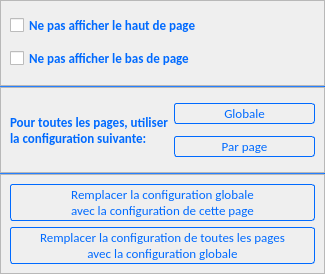
<?xml version="1.0" encoding="UTF-8"?>
<ui version="4.0">
 <class>MiscPageUI</class>
 <widget class="QWidget" name="MiscPageUI">
  <property name="geometry">
   <rect>
    <x>0</x>
    <y>0</y>
    <width>325</width>
    <height>274</height>
   </rect>
  </property>
  <property name="windowTitle">
   <string>Form</string>
  </property>
  <layout class="QGridLayout" name="gridLayout_4">
   <property name="leftMargin">
    <number>0</number>
   </property>
   <property name="topMargin">
    <number>0</number>
   </property>
   <property name="rightMargin">
    <number>0</number>
   </property>
   <property name="bottomMargin">
    <number>0</number>
   </property>
   <property name="spacing">
    <number>0</number>
   </property>
   <item row="0" column="0">
    <widget class="QFrame" name="frame">
     <property name="frameShape">
      <enum>QFrame::StyledPanel</enum>
     </property>
     <property name="frameShadow">
      <enum>QFrame::Raised</enum>
     </property>
     <layout class="QGridLayout" name="gridLayout">
      <item row="0" column="0">
       <widget class="QCheckBox" name="cbDoNotShowHeader">
        <property name="toolTip">
         <string>Empêche l'affichage du haut de page sur cette page</string>
        </property>
        <property name="styleSheet">
         <string notr="true">QWidget {
  
	color : rgb(0,106,255);
    font:  bold 10pt Calibri;

 }


</string>
        </property>
        <property name="text">
         <string>Ne pas afficher le haut de page</string>
        </property>
       </widget>
      </item>
      <item row="1" column="0">
       <widget class="QCheckBox" name="cbDoNotShowFooter">
        <property name="toolTip">
         <string>Empêche l'affichage du bas de page sur cette page</string>
        </property>
        <property name="styleSheet">
         <string notr="true">QWidget {
  
	color : rgb(0,106,255);
    font:  bold 10pt Calibri;

 }


</string>
        </property>
        <property name="text">
         <string>Ne pas afficher le bas de page</string>
        </property>
       </widget>
      </item>
     </layout>
    </widget>
   </item>
   <item row="1" column="0">
    <widget class="Line" name="line1">
     <property name="maximumSize">
      <size>
       <width>16777215</width>
       <height>1</height>
      </size>
     </property>
     <property name="styleSheet">
      <string notr="true">	background-color: rgb(0,106,255);</string>
     </property>
     <property name="orientation">
      <enum>Qt::Horizontal</enum>
     </property>
    </widget>
   </item>
   <item row="2" column="0">
    <widget class="QFrame" name="frameApply">
     <property name="frameShape">
      <enum>QFrame::StyledPanel</enum>
     </property>
     <property name="frameShadow">
      <enum>QFrame::Raised</enum>
     </property>
     <layout class="QGridLayout" name="gridLayout_2">
      <item row="0" column="1">
       <widget class="QPushButton" name="pbGlobal">
        <property name="toolTip">
         <string>Utiliser la configuration globale pour toutes les pages</string>
        </property>
        <property name="styleSheet">
         <string notr="true">

QPushButton {
    font:  10pt Calibri;  
    border: 1px solid gray;
    border-radius: 3px;
     background-color: qlineargradient(x1: 0, y1: 0, x2: 0, y2: 1,
                                       stop: 0 #f6f7fa, stop: 1 #dadbde);
    padding: 1px;
 }
 
QPushButton::enabled {
	color : rgb(0,106,255);
    border: 1px solid rgb(0,106,255);
 }

QPushButton:hover:!pressed{

     background-color: qlineargradient(x1: 0, y1: 0, x2: 0, y2: 1,
                                       stop: 0 #dadbde, stop: 1 #f6f7fa);
}

 QPushButton:pressed{
    background-color:  rgb(220,220,220);

}</string>
        </property>
        <property name="text">
         <string>Globale</string>
        </property>
       </widget>
      </item>
      <item row="1" column="1">
       <widget class="QPushButton" name="pbPerPage">
        <property name="toolTip">
         <string>Utiliser la configuration personnalisée pour toutes les pages</string>
        </property>
        <property name="styleSheet">
         <string notr="true">

QPushButton {
    font:  10pt Calibri;  
    border: 1px solid gray;
    border-radius: 3px;
     background-color: qlineargradient(x1: 0, y1: 0, x2: 0, y2: 1,
                                       stop: 0 #f6f7fa, stop: 1 #dadbde);
    padding: 1px;
 }
 
QPushButton::enabled {
	color : rgb(0,106,255);
    border: 1px solid rgb(0,106,255);
 }

QPushButton:hover:!pressed{

     background-color: qlineargradient(x1: 0, y1: 0, x2: 0, y2: 1,
                                       stop: 0 #dadbde, stop: 1 #f6f7fa);
}

 QPushButton:pressed{
    background-color:  rgb(220,220,220);

}</string>
        </property>
        <property name="text">
         <string>Par page</string>
        </property>
       </widget>
      </item>
      <item row="0" column="0" rowspan="2">
       <widget class="QLabel" name="laAllPagesConfig">
        <property name="styleSheet">
         <string notr="true">QWidget {
  
	color : rgb(0,106,255);
    font:  bold 10pt Calibri;

 }


</string>
        </property>
        <property name="text">
         <string>Pour toutes les pages, utiliser
la configuration suivante:</string>
        </property>
       </widget>
      </item>
     </layout>
    </widget>
   </item>
   <item row="3" column="0">
    <widget class="Line" name="line2">
     <property name="maximumSize">
      <size>
       <width>16777215</width>
       <height>1</height>
      </size>
     </property>
     <property name="styleSheet">
      <string notr="true">	background-color: rgb(0,106,255);</string>
     </property>
     <property name="orientation">
      <enum>Qt::Horizontal</enum>
     </property>
    </widget>
   </item>
   <item row="4" column="0">
    <widget class="QFrame" name="frameReplace">
     <property name="frameShape">
      <enum>QFrame::StyledPanel</enum>
     </property>
     <property name="frameShadow">
      <enum>QFrame::Raised</enum>
     </property>
     <layout class="QGridLayout" name="gridLayout_3">
      <item row="1" column="0">
       <widget class="QPushButton" name="pbReplaceLocalWIthGlobal">
        <property name="toolTip">
         <string>Remplacer la configuration de toutes les pages
avec la configuration globale</string>
        </property>
        <property name="styleSheet">
         <string notr="true">

QPushButton {
    font:  10pt Calibri;  
    border: 1px solid gray;
    border-radius: 3px;
     background-color: qlineargradient(x1: 0, y1: 0, x2: 0, y2: 1,
                                       stop: 0 #f6f7fa, stop: 1 #dadbde);
    padding: 1px;
 }
 
QPushButton::enabled {
	color : rgb(0,106,255);
    border: 1px solid rgb(0,106,255);
 }

QPushButton:hover:!pressed{

     background-color: qlineargradient(x1: 0, y1: 0, x2: 0, y2: 1,
                                       stop: 0 #dadbde, stop: 1 #f6f7fa);
}

 QPushButton:pressed{
    background-color:  rgb(220,220,220);

}</string>
        </property>
        <property name="text">
         <string>Remplacer la configuration de toutes les pages
avec la configuration globale</string>
        </property>
       </widget>
      </item>
      <item row="0" column="0">
       <widget class="QPushButton" name="pbReplaceGlobalWithLocal">
        <property name="toolTip">
         <string>Remplacer la configuration globale
avec la configuration de cette page</string>
        </property>
        <property name="styleSheet">
         <string notr="true">

QPushButton {
    font:  10pt Calibri;  
    border: 1px solid gray;
    border-radius: 3px;
     background-color: qlineargradient(x1: 0, y1: 0, x2: 0, y2: 1,
                                       stop: 0 #f6f7fa, stop: 1 #dadbde);
    padding: 1px;
 }
 
QPushButton::enabled {
	color : rgb(0,106,255);
    border: 1px solid rgb(0,106,255);
 }

QPushButton:hover:!pressed{

     background-color: qlineargradient(x1: 0, y1: 0, x2: 0, y2: 1,
                                       stop: 0 #dadbde, stop: 1 #f6f7fa);
}

 QPushButton:pressed{
    background-color:  rgb(220,220,220);

}</string>
        </property>
        <property name="text">
         <string>Remplacer la configuration globale
avec la configuration de cette page</string>
        </property>
       </widget>
      </item>
     </layout>
    </widget>
   </item>
  </layout>
 </widget>
 <resources/>
 <connections/>
</ui>
